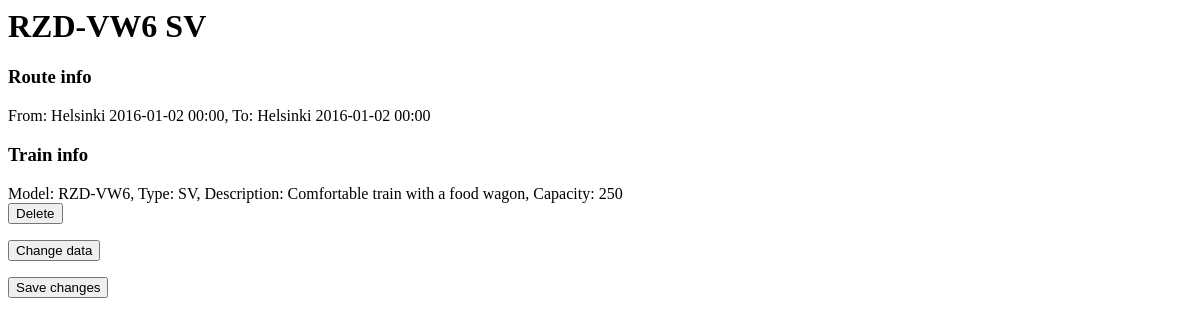
The page /schedule/train38/ on the database as committed earlier.
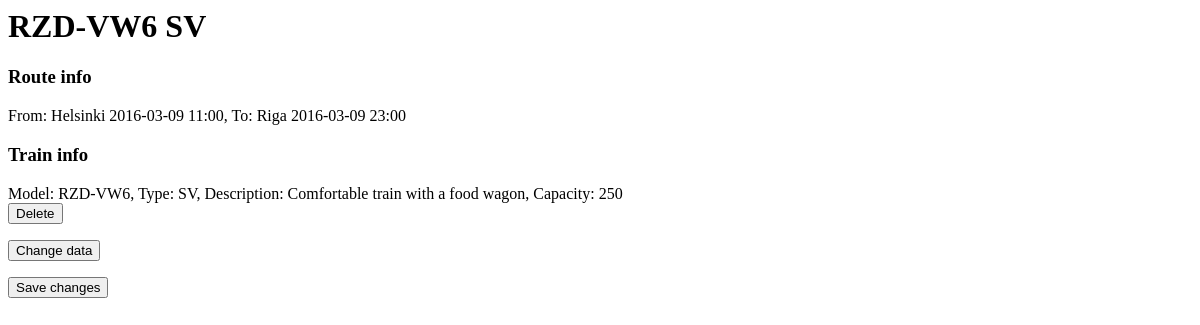
The same page on the database as committed later.
### trains_schedule/models.py (models this page shows, shortened)
class Schedule(models.Model):
    departure_city = models.ForeignKey(City, related_name='s_departure_city_name')
    destination_city = models.ForeignKey(City, related_name='s_destination_city_name')
    departure_date = models.DateTimeField('date of departure')
    destination_date = models.DateTimeField('date of arriving')
    train = models.ForeignKey(Train)
    def display_train(self):
        return u'From: {} {}, To: {} {}'.format(self.departure_city, self.departure_date.strftime("%Y-%m-%d %H:%M"),
                                                self.destination_city, self.destination_date.strftime("%Y-%m-%d %H:%M"))
    def display_train_info(self):
        return u'Model: {}, Type: {}, Description: {}, Capacity: {}'.format(self.train.train_model,
                                                                            self.train.train_type,
                                                                            self.train.train_type_description,
                                                                            self.train.train_capacity)

class City(models.Model):
    city_name = models.CharField(max_length=60)
    def trip_count(self):
        """
        Используется на форме администратора для отображения количества маршрутов в/из города
        """
        return self.s_departure_city_name.count() + self.s_destination_city_name.count()
    trip_count.short_description = 'Number of routes in/out of the city'
    def __unicode__(self):
        return u'{}'.format(self.city_name)

class Train(models.Model):
    train_model = models.CharField(max_length=20)
    train_type = models.CharField(max_length=10)
    train_type_description = models.CharField(max_length=100)
    train_capacity = models.IntegerField(default=0)
    def __unicode__(self):
        return u'{} {}'.format(self.train_model, self.train_type)

### trains_schedule/views.py (the view)
# urls.py: url(r'^train(?P<train_id>[0-9]+)/$', views.detail, name='detail'),
def detail(request, train_id):
    route = get_object_or_404(Schedule, pk=train_id)
    if request.method == 'POST':
        if request.POST['action'] == 'Delete':
            response = 'Successful delete route {}'.format(route.display_name())
            route.delete()
            return HttpResponse(response)
        elif request.POST['action'] == 'Change':
            initial_data = {'departure_city': route.departure_city,
                            'destination_city': route.destination_city,
                            'departure_date':  route.departure_date,
                            'destination_date': route.destination_date,
                            'train': route.train}
            form = RouteCreation(initial=initial_data)
            context = {'train': route, 'form': form}
        elif request.POST['action'] == 'Save':
            form = RouteCreation(request.POST, instance=route)
            if form.is_valid():
                if check_time(request.POST['departure_date'], request.POST['destination_date']):
                    return check_time(request.POST['departure_date'], request.POST['destination_date'])
                route = form.save()
                return redirect('/schedule/train{}'.format(route.id))
            else:
                return HttpResponse("Error: you enter incorrect value")
    else:
        context = {'train': route}
    return render(request, 'trains_schedule/detail.html', context)

### trains_schedule/templates/trains_schedule/detail.html (shortened to what this page needs)
<h1>{{ train.train }}</h1>
<h3>{{ "Route info" }}</h3>
{{ train.display_train }}
<h3>{{ "Train info" }}</h3>
{{train.display_train_info}}
<form  method="post">
    <input type="submit" value="Delete" />
</form>
<form  method="post">
    <input type="submit" value="Change data" />
</form>
<form  method="post">
    <input type="submit" value="Save changes" />
</form>

Rows that differ between the two databases and show on the page:
changed Schedule "RZD-VW6 SV": display_train "From: Helsinki 2016-01-02 00:00, To: Helsinki 2016-01-02 00:00" → "From: Helsinki 2016-03-09 11:00, To: Riga 2016-03-09 23:00"
